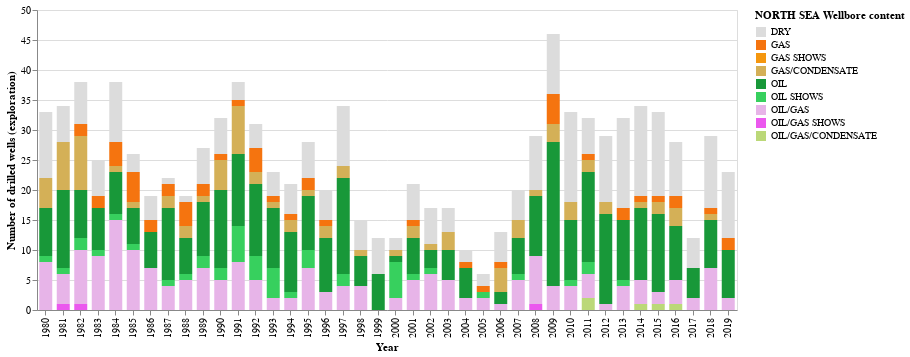

Notebook code cell kept with this figure:
### Code cell
chart_region('NORTH SEA')

### Figure 1 — Vega-Lite specification as saved in the notebook (floating-point values rounded to 4 significant figures; data arrays with more than 128 entries replaced by an {"elided": "..."} marker saying what was removed)
{"$schema": "https://vega.github.io/schema/vega-lite/v3.4.0.json", "config": {"mark": {"tooltip": null}, "view": {"height": 300, "width": 400}}, "data": {"name": "data-c6c175bf5149b916547850d28d92e6f0"}, "datasets": {"data-c6c175bf5149b916547850d28d92e6f0": {"elided": "1011 records"}}, "encoding": {"color": {"field": "wlbContent", "legend": {"title": "NORTH SEA Wellbore content"}, "scale": {"domain": ["DRY", "GAS", "GAS SHOWS", "GAS/CONDENSATE", "OIL", "OIL SHOWS", "OIL/GAS", "OIL/GAS SHOWS", "OIL/GAS/CONDENSATE"], "range": ["#DCDCDC", "#F5740F", "#F5970F", "#D4B057", "#189839", "#37D05E", "#E7B4E8", "#EB58EE", "#BBD878"]}, "type": "nominal"}, "x": {"axis": {"title": "Year"}, "field": "wlbEntryYear", "type": "nominal"}, "y": {"aggregate": "count", "axis": {"title": "Number of drilled wells (exploration)"}, "type": "quantitative"}}, "height": 300, "mark": {"size": 13, "type": "bar"}, "width": 700}
